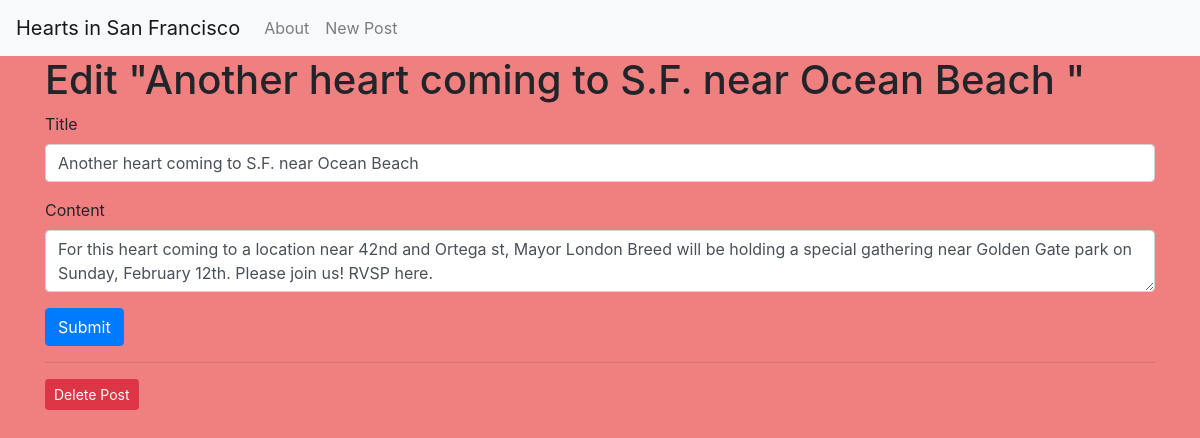
The app's page /7/edit with its own data.
### tables this page shows
CREATE TABLE posts (
    id INTEGER PRIMARY KEY AUTOINCREMENT, 
    created TIMESTAMP NOT NULL DEFAULT CURRENT_TIMESTAMP,
    title TEXT NOT NULL,
    content TEXT NOT NULL
);

### app.py (the view, shortened to what this page needs)
@app.route('/<int:id>/edit', methods=('GET', 'POST'))
def edit(id):
    post = get_post(id)
    return render_template('edit.html', post=post)

### app.py (called while the page is built)
def get_db_connection():
    conn = sqlite3.connect('database.db')
    conn.row_factory = sqlite3.Row
    return conn

def get_post(post_id):
    conn = get_db_connection()
    post = conn.execute('SELECT * FROM posts WHERE id = ?', (post_id,)).fetchone()
    conn.close()
    if post is None:
        abort(404)
    return post

### templates/edit.html (shortened to what this page needs)
{% extends 'base.html' %}
{% block content %}
<h1>{% block title %} Edit "{{ post['title'] }}" {% endblock %}</h1>
<form method="post">
    <div class="form-group">
        <label for="title">Title</label>
        <input type="text" name="title" placeholder="Post title"
               class="form-control"
               value="{{ request.form['title'] or post['title'] }}">
    </div>
    <div class="form-group">
        <label for="content">Content</label>
        <textarea name="content" placeholder="Post content"
                  class="form-control">{{ request.form['content'] or post['content'] }}</textarea>
    </div>
    <div class="form-group">
        <button type="submit" class="btn btn-primary">Submit</button>
    </div>
</form>
<hr>
<form action="{{ url_for('delete', id=post['id']) }}" method="POST">
    <input type="submit" value="Delete Post"
            class="btn btn-danger btn-sm"
            onclick="return confirm('Are you sure you want to delete this post?')">
</form>
{% endblock %}

### templates/base.html (style rules this page uses)
body { background-color: lightcoral; }

### records on screen
posts: title "Another heart coming to S.F. near Ocean Beach", content "For this heart coming to a location near 42nd and Ortega st, Mayor London Breed will be holding a special gathering near Golden Gate park on Sunday, February 12th. Please join us! RVSP here."
